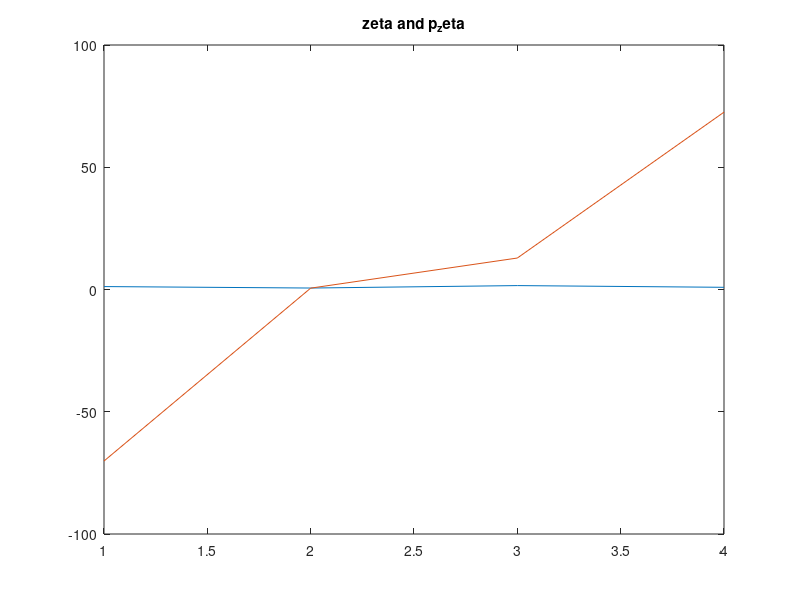
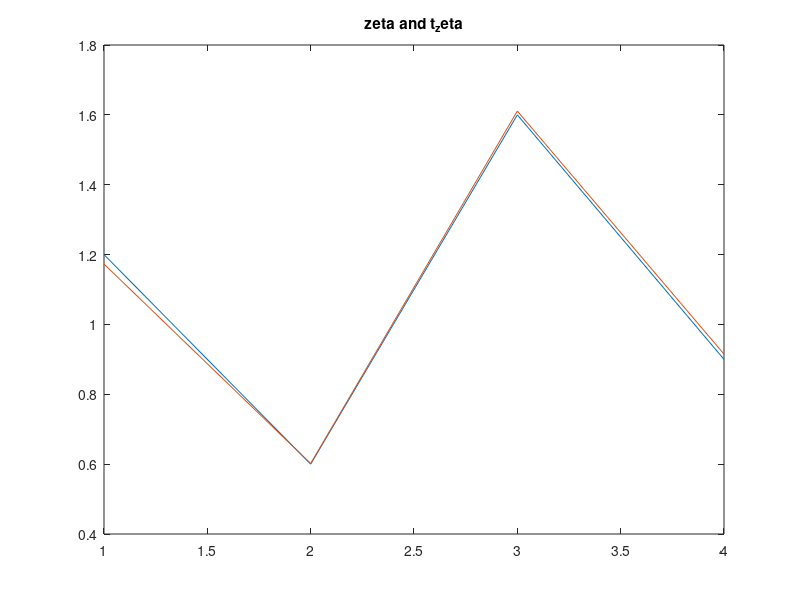
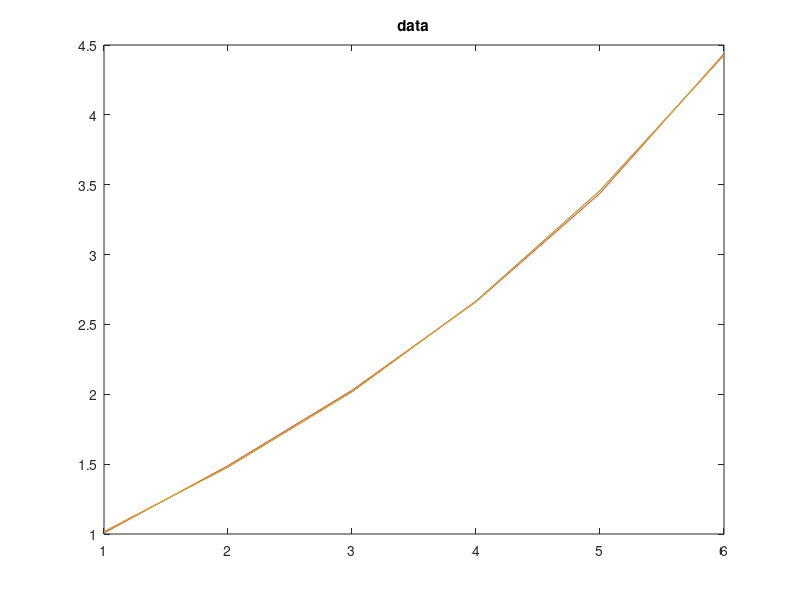

Write MATLAB code to recreate these figures, in order.


t=zeros(6,1);
dt=0.15;
for i=1:6
    t(i) = dt* i;
end
X=[t exp(t) t.^3 sin(t)];
z= [1.2 0.6 1.6 0.9]';
y=X*z;
dy=10^(-2)*[-1 1 1 -0.5 -2 1]';
py=y+dy;

pz=X\py;

plot(z);
hold on;
plot(pz);
hold off;
title('zeta and p_zeta');

[U,S,V]=svd(X);
%[U2,S2,V2]=svd(A2);

tS=S';
r=rank(tS);
for i=1:r
   tS(i,i) = 1/S(i,i); 
end
tS(4,4)=0;
tz= V*tS*U'*py;

figure;
plot(z);
hold on;
plot(tz);
hold off;
title('zeta and t_zeta');

figure;
plot(y);
hold on;
plot(py);
plot(X*tz);
hold off;
title('data');
%% what happeens if sigma_reg(3) is zero? 
%% the estimation becomes less accurate.




